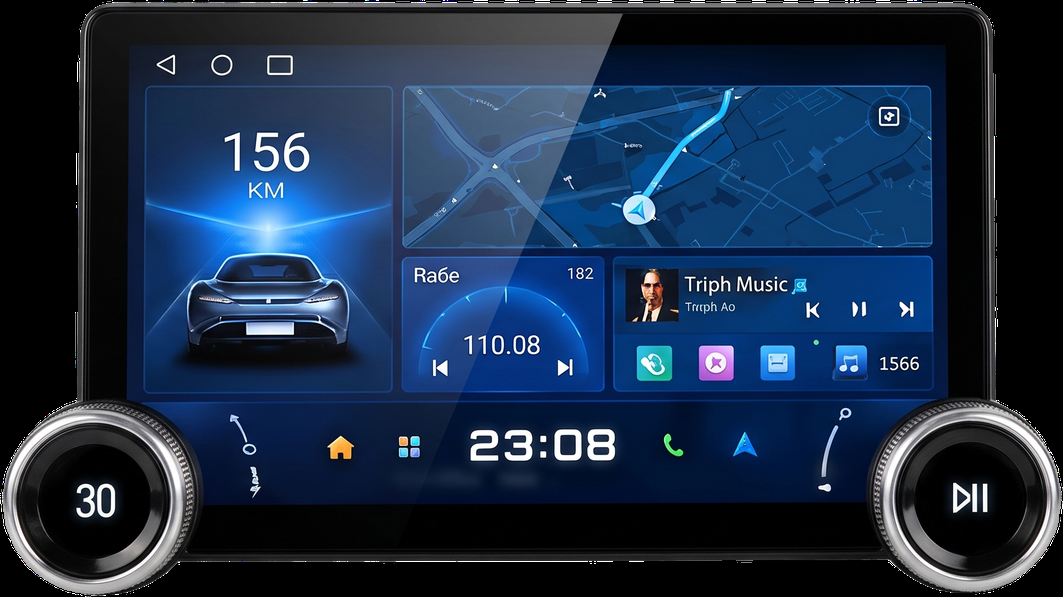
#> input picture virtual-fit-backend/products/x80_dual_knob_clean.png, 1063 x 597 px, shrunk from 1964 x 1103 before the run
$ python -i prepare_assets.py   (imports and definitions only)
#> lines starting #> are read from the running program, lines starting #| are printed output that depends on the picture; after the words box and inside, x2 and y2 are one past the last pixel; in counts of white or black regions, pixels touching at a corner belong together
"""
prepare_assets.py
Cleanly removes baked checkerboard or light backgrounds from VOEUX front-facing
product reference images into true RGBA transparent PNGs with tight bounding boxes.
Never redraws or alters the product itself.
"""

import os
from collections import deque
import cv2
import numpy as np


PRODUCTS_DIR = os.path.abspath(
    os.path.join(os.path.dirname(__file__), "..", "public", "images", "virtual-fit", "products")
)


def extract_transparent_product(input_path: str, output_path: str) -> None:
#> called with input_path = 'products/x80_dual_knob_clean.png', output_path = 'out.png'
    img = cv2.imread(input_path, cv2.IMREAD_UNCHANGED)
#> img is the input picture: shape (597, 1063, 4); mean B, G, R, A 71.2, 45.8, 27.3, 214.6
    if img is None:
        raise FileNotFoundError(f"Could not read image: {input_path}")

    h, w = img.shape[:2]
#> h = 597; w = 1063

    # Check if image already has real alpha transparency on borders
    has_real_alpha = False
    if img.shape[2] == 4:
        alpha = img[:, :, 3]
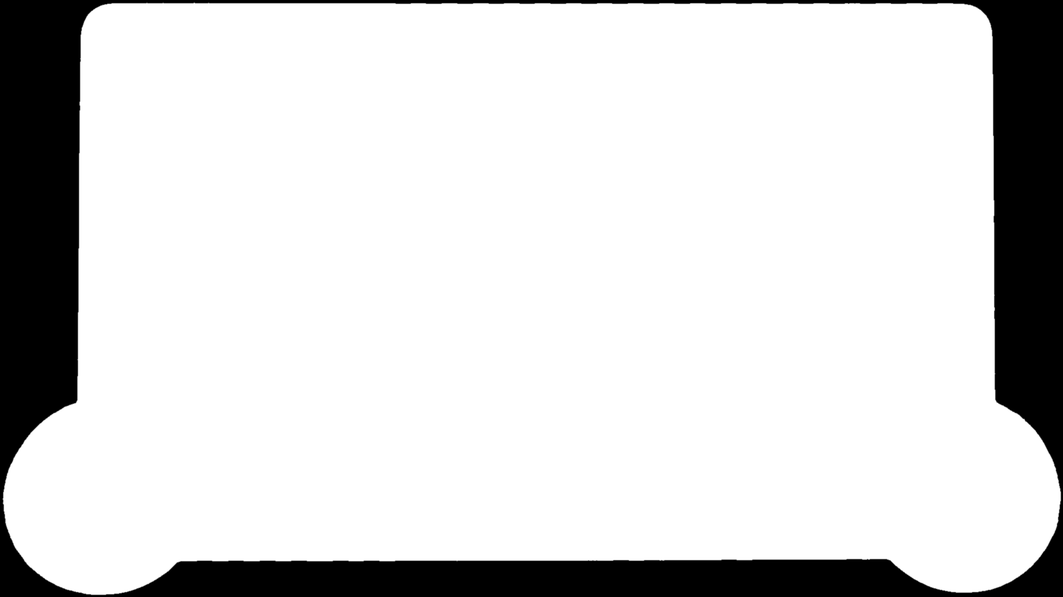
#> alpha: shape (597, 1063); min 0, max 255, mean 214.6
        border_alpha = np.concatenate([alpha[0, :], alpha[-1, :], alpha[:, 0], alpha[:, -1]])
#> border_alpha = 3320 values, max 3 at index 1150, min 0 at index 0, mean 0.19
        if np.mean(border_alpha < 50) > 0.5:
            has_real_alpha = True

    if has_real_alpha:
        rgba = img.copy()
    else:
        bgr = img[:, :, :3]
        hsv = cv2.cvtColor(bgr, cv2.COLOR_BGR2HSV)
        sat = hsv[:, :, 1]
        val = hsv[:, :, 2]

        # Exterior checkerboard / light neutral background mask:
        # Baked checkerboard is strictly neutral gray (~195-210) & white (255)
        bg_candidate = (sat < 14) & (val > 180)

        # Flood-fill ONLY from the outer image border so interior white UI icons/text are 100% preserved
        visited = np.zeros((h, w), dtype=np.uint8)
        bg_mask = np.zeros((h, w), dtype=np.uint8)
        queue = deque()

        for x in range(w):
            if bg_candidate[0, x]:
                visited[0, x] = 1
                queue.append((0, x))
            if bg_candidate[h - 1, x]:
                visited[h - 1, x] = 1
                queue.append((h - 1, x))
        for y in range(h):
            if bg_candidate[y, 0] and not visited[y, 0]:
                visited[y, 0] = 1
                queue.append((y, 0))
            if bg_candidate[y, w - 1] and not visited[y, w - 1]:
                visited[y, w - 1] = 1
                queue.append((y, w - 1))

        while queue:
            cy, cx = queue.popleft()
            bg_mask[cy, cx] = 255
            for dy, dx in ((-1, 0), (1, 0), (0, -1), (0, 1)):
                ny, nx = cy + dy, cx + dx
                if 0 <= ny < h and 0 <= nx < w and not visited[ny, nx]:
                    if bg_candidate[ny, nx]:
                        visited[ny, nx] = 1
                        queue.append((ny, nx))

        # Foreground mask is inverse of connected background
        fg_mask = 255 - bg_mask

        # Close any 2-3px bright specular gaps on metallic knob rims, then fill outer contour solid
        close_k = cv2.getStructuringElement(cv2.MORPH_ELLIPSE, (9, 9))
        fg_mask = cv2.morphologyEx(fg_mask, cv2.MORPH_CLOSE, close_k, iterations=2)

        contours, _ = cv2.findContours(fg_mask, cv2.RETR_EXTERNAL, cv2.CHAIN_APPROX_SIMPLE)
        if contours:
            largest_cnt = max(contours, key=cv2.contourArea)
            solid_mask = np.zeros((h, w), dtype=np.uint8)
            cv2.drawContours(solid_mask, [largest_cnt], -1, 255, thickness=cv2.FILLED)
            fg_mask = solid_mask

        # Slight morphological cleanup (1px erode + 1px feather) to remove any checkerboard halo
        kernel = cv2.getStructuringElement(cv2.MORPH_ELLIPSE, (3, 3))
        fg_mask = cv2.erode(fg_mask, kernel, iterations=1)
        fg_mask = cv2.GaussianBlur(fg_mask, (3, 3), 0.7)

        rgba = cv2.cvtColor(bgr, cv2.COLOR_BGR2BGRA)
        rgba[:, :, 3] = fg_mask

    # Tight-crop to non-transparent bounding box with 4px padding
    alpha_ch = rgba[:, :, 3]
    ys, xs = np.where(alpha_ch > 15)
    if len(xs) > 0 and len(ys) > 0:
        pad = 4
        y1 = max(0, int(ys.min()) - pad)
#> y1 = 0
        y2 = min(h, int(ys.max()) + pad)
#> y2 = 597
        x1 = max(0, int(xs.min()) - pad)
#> x1 = 0
        x2 = min(w, int(xs.max()) + pad)
#> x2 = 1063
        rgba = rgba[y1:y2, x1:x2]

    # Save optimized transparent PNG
    cv2.imwrite(output_path, rgba, [cv2.IMWRITE_PNG_COMPRESSION, 6])
    print(f"Saved clean transparent asset: {output_path} ({rgba.shape[1]}x{rgba.shape[0]})")
#| Saved clean transparent asset: out.png (1063x597)


# [14 lines not run here, left out]

>>> result = extract_transparent_product('products/x80_dual_knob_clean.png', 'out.png')

$ run again, on virtual-fit-backend/test_dashboards/dashboard_2.jpg
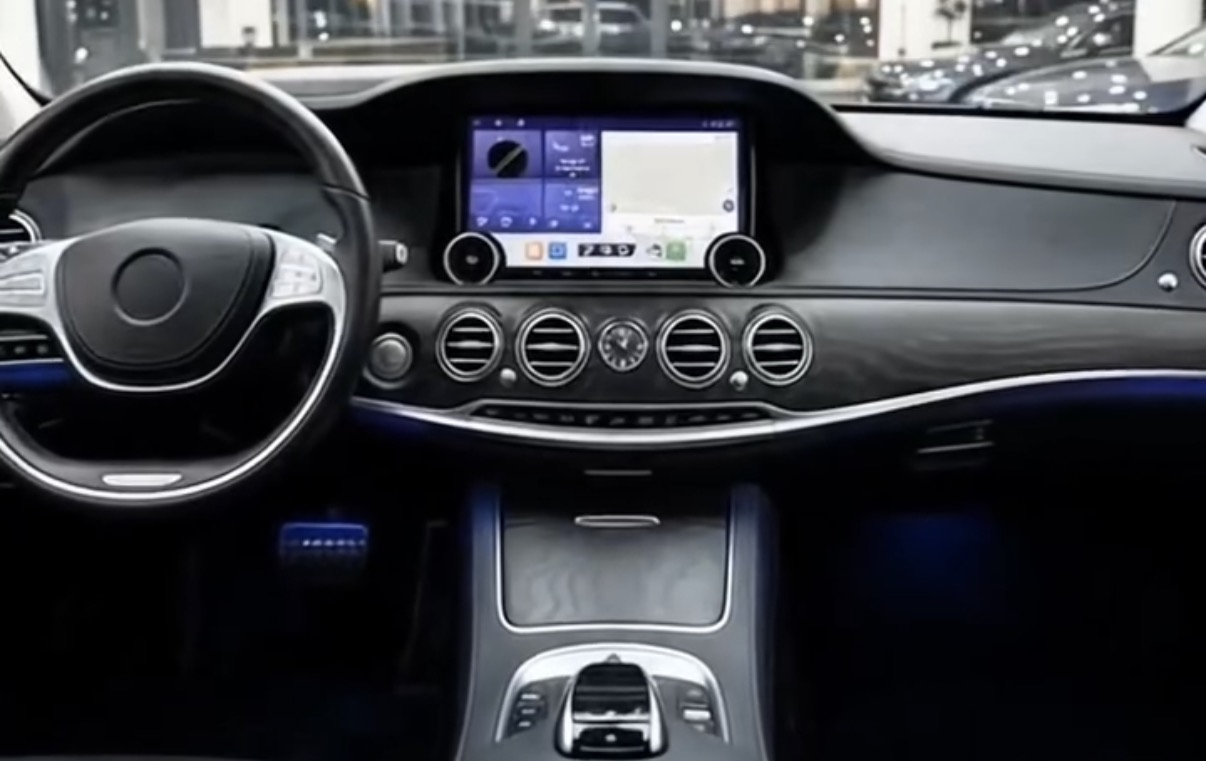
#> input picture virtual-fit-backend/test_dashboards/dashboard_2.jpg, 1206 x 761 px
#> in extract_transparent_product, img is the input picture: shape (761, 1206, 3); mean B, G, R 69.7, 64.5, 62.7
#> hsv: shape (761, 1206, 3); mean H, S, V 100.7, 79.6, 70.1
#> bg_candidate: shape (761, 1206) bool; 9.5% white; 209 white regions (117 under 20 px), largest, box (x1, y1, x2, y2) and area: (837, 102, 1206, 180) 15957, (604, 134, 737, 267) 14377, (80, 58, 840, 184) 7289
#> after the loop in extract_transparent_product, `for y in range(h):`:
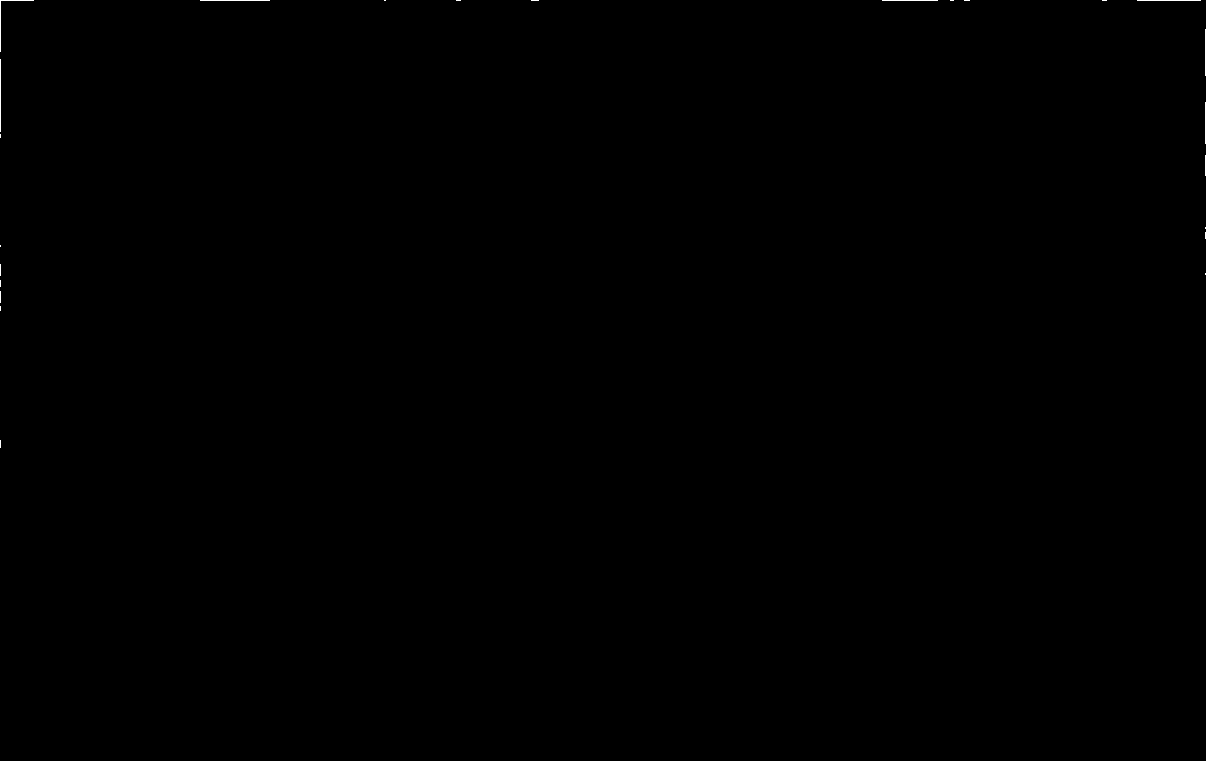
#> visited: shape (761, 1206); values 0 (black) and 1 (white), 0.06% white in thin lines or dots, all inside (x1, y1, x2, y2) = (0, 0, 1206, 448)
#> the loop in extract_transparent_product, `while queue:` made 42662 passes
#> cx on passes 1 to 3: 0, 1, 2
#> contours = 1 contour; box (x1, y1, x2, y2) and area: (0, 0, 1206, 761) 883642
#> largest_cnt = contour of 654 points, box (x1, y1, x2, y2) (0, 0, 1206, 761), area 883642
#> solid_mask: shape (761, 1206); 96.6% white; 9 black regions, largest, box (x1, y1, x2, y2) and area: (849, 114, 1206, 178) 15320, (880, 0, 969, 64) 3891, (200, 0, 272, 47) 3009
#> in extract_transparent_product, `rgba[:, :, 3] = fg_mask`:
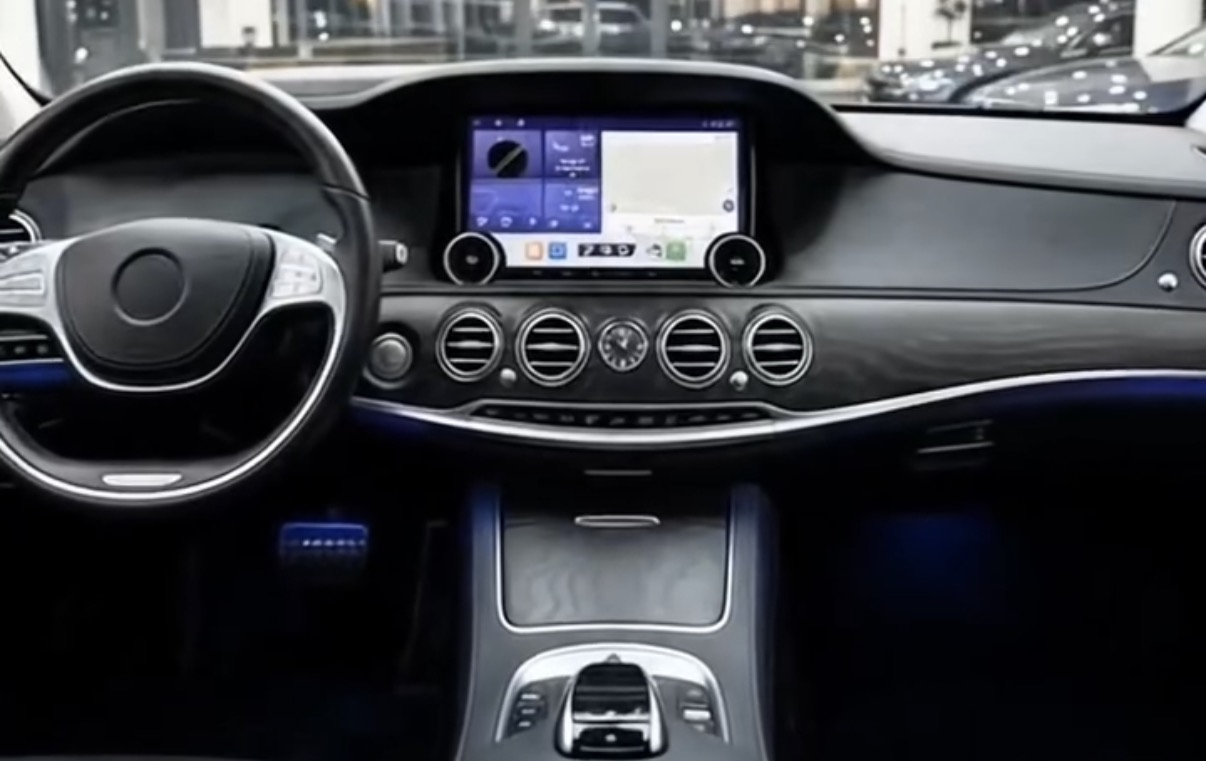
#> rgba: shape (761, 1206, 4); mean B, G, R, A 69.7, 64.5, 62.7, 245.8
#> y1 = 0
#> y2 = 761
#> x1 = 0
#> x2 = 1206
#| Saved clean transparent asset: out.png (1206x761)
